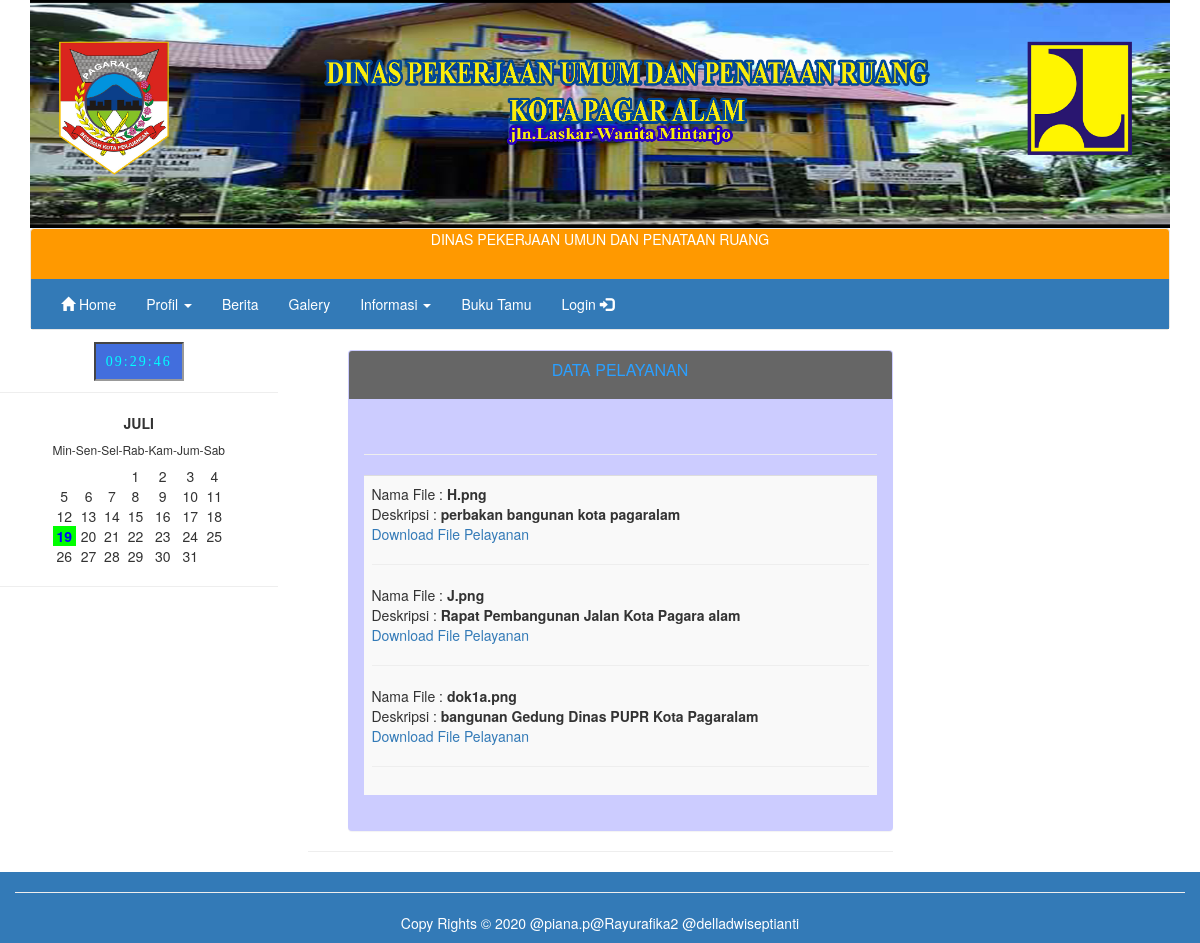
Screenshot of /?page=view_pelayanan with the database file from the repository.
### tables this page shows
CREATE TABLE IF NOT EXISTS `tb_pelayanan` (
  `id_pelayanan` int(5) NOT NULL AUTO_INCREMENT,
  `nama_file` varchar(100) NOT NULL,
  `deskripsi` varchar(50) NOT NULL,
  `tanggal` date NOT NULL,
  PRIMARY KEY (`id_pelayanan`)
);

### view_pelayanan.php (the view)
<ul>
<div class="panel" style="background-color:#CCCCFF">
<div class="panel-heading" style="background-color:#666666">
	<h1 class="panel-title"><center><p style="color:#2A9FFF"> DATA PELAYANAN</p></center></h1>
  </div>
<div class="panel-body">
<center class="info">
<br><hr />
</center>
<table width="70%" border="0" class="table table-striped table-hover">
  <tr>
    <td>
<?php
  $konek = mysqli_connect("localhost","root","","db_dppkbp3a");
  $query = "SELECT * FROM tb_pelayanan ORDER BY id_pelayanan DESC";
  $hasil = mysqli_query($konek, $query);
  while ($r = mysqli_fetch_array($hasil)){
    echo "Nama File : <b>$r[nama_file]</b> <br>";
	echo "Deskripsi : <b>$r[deskripsi]</b> <br>";
    echo "<a href=\"donlot.php?file=$r[nama_file]\"> Download File Pelayanan</a><br><hr>";
  }
?></td>
  </tr>
</table>
</ul>

### rows the page displays
tb_pelayanan: nama_file "H.png", deskripsi "perbakan bangunan kota pagaralam"
tb_pelayanan: nama_file "J.png", deskripsi "Rapat Pembangunan Jalan Kota Pagara alam"
tb_pelayanan: nama_file "dok1a.png", deskripsi "bangunan Gedung Dinas PUPR Kota Pagaralam"
